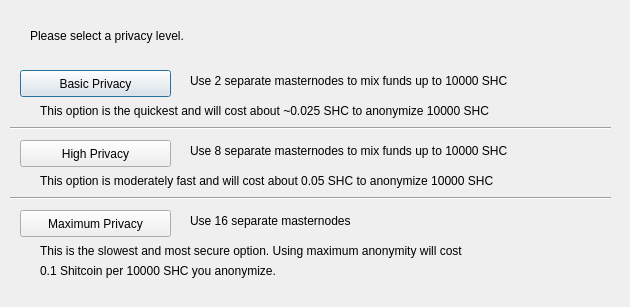
<?xml version="1.0" encoding="UTF-8"?>
<ui version="4.0">
 <class>ObfuscationConfig</class>
 <widget class="QDialog" name="ObfuscationConfig">
  <property name="geometry">
   <rect>
    <x>0</x>
    <y>0</y>
    <width>630</width>
    <height>307</height>
   </rect>
  </property>
  <property name="windowTitle">
   <string>Configure Obfuscation</string>
  </property>
  <widget class="QPushButton" name="buttonBasic">
   <property name="geometry">
    <rect>
     <x>20</x>
     <y>70</y>
     <width>151</width>
     <height>27</height>
    </rect>
   </property>
   <property name="text">
    <string>Basic Privacy</string>
   </property>
  </widget>
  <widget class="QPushButton" name="buttonHigh">
   <property name="geometry">
    <rect>
     <x>20</x>
     <y>140</y>
     <width>151</width>
     <height>27</height>
    </rect>
   </property>
   <property name="text">
    <string>High Privacy</string>
   </property>
  </widget>
  <widget class="QPushButton" name="buttonMax">
   <property name="geometry">
    <rect>
     <x>20</x>
     <y>210</y>
     <width>151</width>
     <height>27</height>
    </rect>
   </property>
   <property name="text">
    <string>Maximum Privacy</string>
   </property>
  </widget>
  <widget class="QLabel" name="label">
   <property name="geometry">
    <rect>
     <x>30</x>
     <y>20</y>
     <width>571</width>
     <height>31</height>
    </rect>
   </property>
   <property name="text">
    <string>Please select a privacy level.</string>
   </property>
  </widget>
  <widget class="QLabel" name="label_2">
   <property name="geometry">
    <rect>
     <x>190</x>
     <y>70</y>
     <width>421</width>
     <height>21</height>
    </rect>
   </property>
   <property name="text">
    <string>Use 2 separate masternodes to mix funds up to 10000 SHC</string>
   </property>
  </widget>
  <widget class="QLabel" name="label_3">
   <property name="geometry">
    <rect>
     <x>190</x>
     <y>140</y>
     <width>411</width>
     <height>21</height>
    </rect>
   </property>
   <property name="text">
    <string>Use 8 separate masternodes to mix funds up to 10000 SHC</string>
   </property>
  </widget>
  <widget class="QLabel" name="label_4">
   <property name="geometry">
    <rect>
     <x>190</x>
     <y>210</y>
     <width>421</width>
     <height>21</height>
    </rect>
   </property>
   <property name="text">
    <string>Use 16 separate masternodes</string>
   </property>
  </widget>
  <widget class="QLabel" name="label_6">
   <property name="geometry">
    <rect>
     <x>40</x>
     <y>100</y>
     <width>561</width>
     <height>21</height>
    </rect>
   </property>
   <property name="text">
    <string>This option is the quickest and will cost about ~0.025 SHC to anonymize 10000 SHC</string>
   </property>
  </widget>
  <widget class="QLabel" name="label_7">
   <property name="geometry">
    <rect>
     <x>40</x>
     <y>170</y>
     <width>561</width>
     <height>21</height>
    </rect>
   </property>
   <property name="text">
    <string>This option is moderately fast and will cost about 0.05 SHC to anonymize 10000 SHC</string>
   </property>
  </widget>
  <widget class="QLabel" name="label_8">
   <property name="geometry">
    <rect>
     <x>40</x>
     <y>240</y>
     <width>561</width>
     <height>21</height>
    </rect>
   </property>
   <property name="text">
    <string>This is the slowest and most secure option. Using maximum anonymity will cost</string>
   </property>
  </widget>
  <widget class="QLabel" name="label_9">
   <property name="geometry">
    <rect>
     <x>40</x>
     <y>260</y>
     <width>561</width>
     <height>21</height>
    </rect>
   </property>
   <property name="text">
    <string>0.1 Shitcoin per 10000 SHC you anonymize.</string>
   </property>
  </widget>
  <widget class="Line" name="line">
   <property name="geometry">
    <rect>
     <x>10</x>
     <y>120</y>
     <width>601</width>
     <height>16</height>
    </rect>
   </property>
   <property name="orientation">
    <enum>Qt::Horizontal</enum>
   </property>
  </widget>
  <widget class="Line" name="line_2">
   <property name="geometry">
    <rect>
     <x>10</x>
     <y>190</y>
     <width>601</width>
     <height>16</height>
    </rect>
   </property>
   <property name="orientation">
    <enum>Qt::Horizontal</enum>
   </property>
  </widget>
 </widget>
 <resources/>
 <connections/>
</ui>
